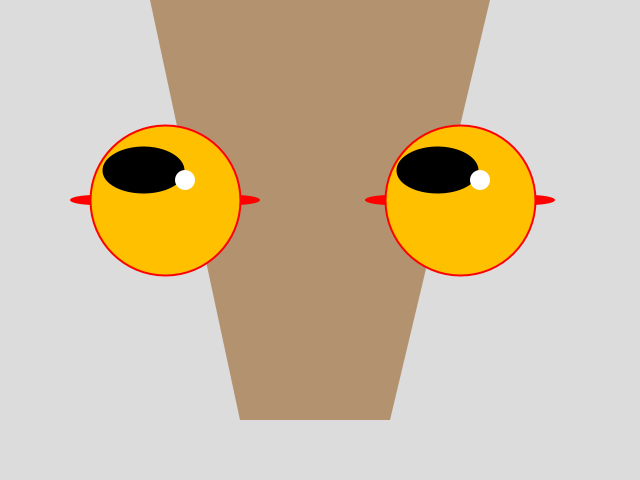
Frame 1 (no input)
Frame 60 (the mouse pressed at the canvas centre just before this capture): identical to frame 1, image omitted
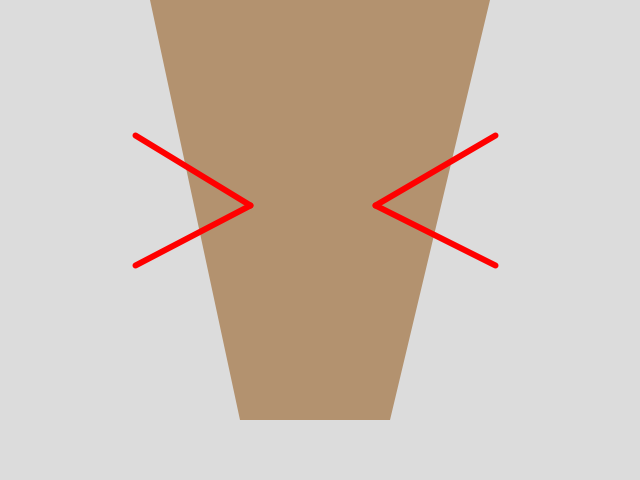
Frame 120 (the mouse held since frame 60 and released just before this capture)

The Processing sketch that drew these frames (run headless with seeded random() and noise(); from frame 60 on, the mouse is pressed at the canvas centre):

// Processing sketch: processing_7155
// ── processing_7155.pde


void setup(){
   size(640, 480);
}

void draw(){
  float l = map(mouseX, 0, 640, 143, 190);
  float r = map(mouseX, 0, 640, 437, 485);
  float u = map(mouseY, 0, 480, 170, 235);
  smooth();
  if(mousePressed == false){
    background(220);
    noStroke();
    fill(179, 146, 111);
    quad(150, 0, 490, 0, 390, 420, 240, 420);
    //left eye
    fill(255, 0, 0);
    ellipse(95, 200, 50, 10);
    ellipse(235, 200, 50, 10);
    fill(255, 192, 0);
    stroke(255, 0, 0);
    strokeWeight(2);
    ellipse(165, 200, 150, 150);
    //right eye
    noStroke();
    fill(255, 0, 0);
    ellipse(390, 200, 50, 10);
    ellipse(530, 200, 50, 10);
    fill(255, 192, 0);
    stroke(255, 0, 0);
    strokeWeight(2);
    ellipse(460, 200, 150, 150);
    
    //left iris
    if(pmouseX > l && pmouseX < 220 && pmouseY > 175 && pmouseY < 225){
       stroke(255, 0, 0);
       strokeWeight(2);
       fill(92, 222, 255);
       ellipse(l, u, 80, 45);
       noStroke();
       fill(255, 0, 252);
       ellipse(l, u, 10, 30);
       ellipse(l, u, 60, 10);
       fill(255);
       ellipse(185, 180, 20, 20);
      }
     else{
       stroke(0);
       strokeWeight(2);
       fill(0);
       ellipse(l, u, 80, 45);
       noStroke();
       fill(255);
       ellipse(185, 180, 20, 20);
     }
     
     //right iris
    if(pmouseX > r && pmouseX < 505 && pmouseY > 175 && pmouseY < 225){
       stroke(255, 0, 0);
       strokeWeight(2);
       fill(92, 222, 255);
       ellipse(r, u, 80, 45);
       noStroke();
       fill(255, 0, 252);
       ellipse(r, u, 10, 30);
       ellipse(r, u, 60, 10);
       fill(255);
       ellipse(480, 180, 20, 20);
      }
     else{
       stroke(0);
       strokeWeight(2);
       fill(0);
       ellipse(r, u, 80, 45);
       noStroke();
       fill(255);
       ellipse(480, 180, 20, 20);
     }
  }
  else{
    if(pmouseX > 75 && pmouseX < 225 && pmouseY > 125 && pmouseY < 275){
      //left eye
      background(220);
      noStroke();
      fill(179, 146, 111);
      quad(150, 0, 490, 0, 390, 420, 240, 420);
      fill(255, 0, 0);
      ellipse(95, 200, 50, 10);
      ellipse(235, 200, 50, 10);
      stroke(255, 0, 0);
      strokeWeight(8);
      line(95, 200, 230, 200);
      
      //right eyeris
      noStroke();
      fill(255, 0, 0);
      ellipse(390, 200, 50, 10);
      ellipse(530, 200, 50, 10);
      fill(255, 192, 0);
      stroke(255, 0, 0);
      strokeWeight(2);
      ellipse(460, 200, 150, 150);
      stroke(0);
      strokeWeight(2);
      fill(0);
      ellipse(r, u, 80, 45);
      noStroke();
      fill(255);
      ellipse(480, 180, 20, 20);
    }
    else if(pmouseX > 375 && pmouseX < 530 && pmouseY > 125 && pmouseY < 275){
      //right eye
      background(220);
      noStroke();
      fill(179, 146, 111);
      quad(150, 0, 490, 0, 390, 420, 240, 420);
      fill(255, 0, 0);
      ellipse(390, 200, 50, 10);
      ellipse(530, 200, 50, 10);
      stroke(255, 0, 0);
      strokeWeight(8);
      line(390, 200, 530, 200);
      
      //left eyeris
      noStroke();
      fill(255, 0, 0);
      ellipse(95, 200, 50, 10);
      ellipse(235, 200, 50, 10);
      fill(255, 192, 0);
      stroke(255, 0, 0);
      strokeWeight(2);
      ellipse(165, 200, 150, 150);
      stroke(0);
      strokeWeight(2);
      fill(0);
      ellipse(l, u, 80, 45);
      noStroke();
      fill(255);
      ellipse(185, 180, 20, 20);
    }
    
    else if(pmouseX < 360 && pmouseX > 280 && pmouseY > 200 && pmouseY < 280){
      background(220);
      noStroke();
      fill(179, 146, 111);
      quad(150, 0, 490, 0, 390, 420, 240, 420);
      stroke(255, 0, 0);
      strokeWeight(6);
      line(135, 135, 250, 205);
      line(135, 265, 250, 205);
      line(495, 135, 375, 205);
      line(495, 265, 375, 205);
    }
  }
}
